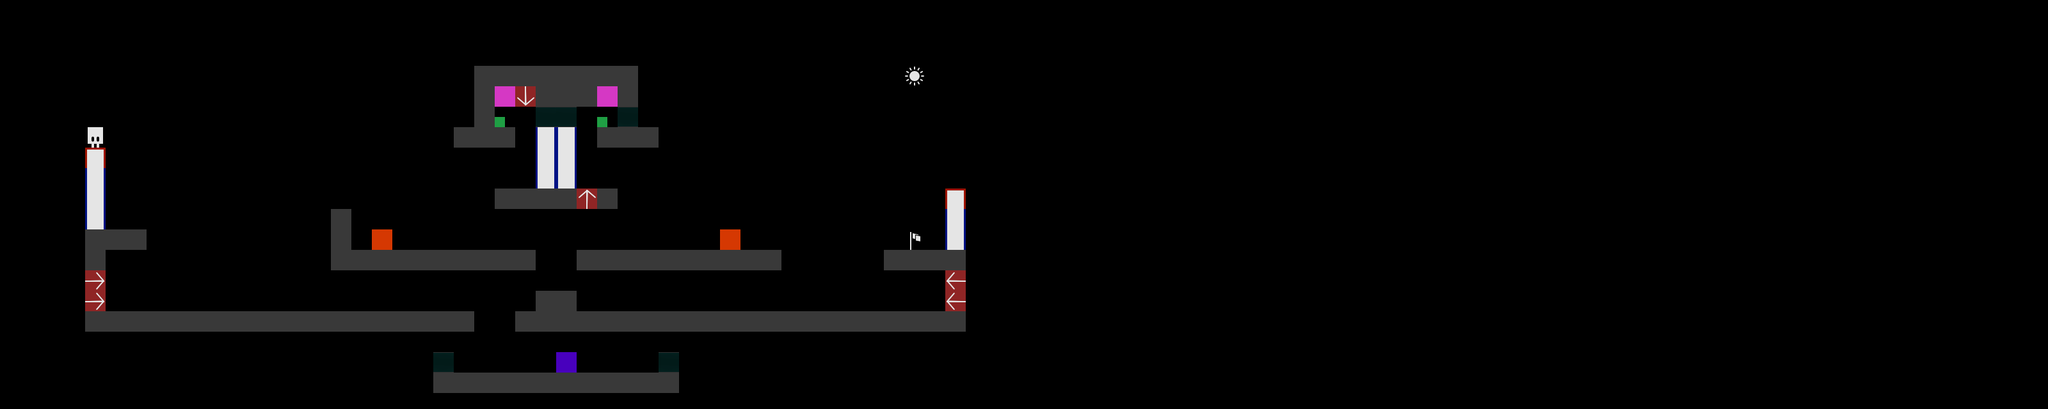

A level layout from a 2D game, rendered from its tile map. Below: a short description, then the map file with its tile-grid data intact:
An orthogonal 100x20 tile map with 32x32 px tiles, 1 tile layer (Reverse Trapping).

<map version="1.2" tiledversion="2019.03.13" orientation="orthogonal" renderorder="right-down" width="100" height="20" tilewidth="32" tileheight="32" infinite="0" nextlayerid="2" nextobjectid="1">
 <tileset firstgid="1" source="tiles2.tsx" />
 <layer id="1" name="Reverse Trapping" width="100" height="20" opacity="0.9" offsetx="133.333" offsety="103.03">
  <properties>
   <property name="title" value="Remove the nuisances" />
  </properties>
  <data encoding="csv">
0,0,0,0,0,0,0,0,0,0,0,0,0,0,0,0,0,0,0,1,1,1,1,1,1,1,1,0,0,0,0,0,0,0,0,0,0,0,0,0,10,0,0,0,0,0,0,0,0,0,0,0,0,0,0,0,0,0,0,0,0,0,0,0,0,0,0,0,0,0,0,0,0,0,0,0,0,0,0,0,0,0,0,0,0,0,0,0,0,0,0,0,0,0,0,0,0,0,0,0,
0,0,0,0,0,0,0,0,0,0,0,0,0,0,0,0,0,0,0,1,7,13,1,1,1,7,1,0,0,0,0,0,0,0,0,0,0,0,0,0,0,0,0,0,0,0,0,0,0,0,0,0,0,0,0,0,0,0,0,0,0,0,0,0,0,0,0,0,0,0,0,0,0,0,0,0,0,0,0,0,0,0,0,0,0,0,0,0,0,0,0,0,0,0,0,0,0,0,0,0,
0,0,0,0,0,0,0,0,0,0,0,0,0,0,0,0,0,0,0,1,11,0,16,16,0,11,16,0,0,0,0,0,0,0,0,0,0,0,0,0,0,0,0,0,0,0,0,0,0,0,0,0,0,0,0,0,0,0,0,0,0,0,0,0,0,0,0,0,0,0,0,0,0,0,0,0,0,0,0,0,0,0,0,0,0,0,0,0,0,0,0,0,0,0,0,0,0,0,0,0,
5,0,0,0,0,0,0,0,0,0,0,0,0,0,0,0,0,0,1,1,1,0,2,2,0,1,1,1,0,0,0,0,0,0,0,0,0,0,0,0,0,0,0,0,0,0,0,0,0,0,0,0,0,0,0,0,0,0,0,0,0,0,0,0,0,0,0,0,0,0,0,0,0,0,0,0,0,0,0,0,0,0,0,0,0,0,0,0,0,0,0,0,0,0,0,0,0,0,0,0,
3,0,0,0,0,0,0,0,0,0,0,0,0,0,0,0,0,0,0,0,0,0,2,2,0,0,0,0,0,0,0,0,0,0,0,0,0,0,0,0,0,0,0,0,0,0,0,0,0,0,0,0,0,0,0,0,0,0,0,0,0,0,0,0,0,0,0,0,0,0,0,0,0,0,0,0,0,0,0,0,0,0,0,0,0,0,0,0,0,0,0,0,0,0,0,0,0,0,0,0,
2,0,0,0,0,0,0,0,0,0,0,0,0,0,0,0,0,0,0,0,0,0,2,2,0,0,0,0,0,0,0,0,0,0,0,0,0,0,0,0,0,0,0,0,0,0,0,0,0,0,0,0,0,0,0,0,0,0,0,0,0,0,0,0,0,0,0,0,0,0,0,0,0,0,0,0,0,0,0,0,0,0,0,0,0,0,0,0,0,0,0,0,0,0,0,0,0,0,0,0,
2,0,0,0,0,0,0,0,0,0,0,0,0,0,0,0,0,0,0,0,1,1,1,1,12,1,0,0,0,0,0,0,0,0,0,0,0,0,0,0,0,0,3,0,0,0,0,0,0,0,0,0,0,0,0,0,0,0,0,0,0,0,0,0,0,0,0,0,0,0,0,0,0,0,0,0,0,0,0,0,0,0,0,0,0,0,0,0,0,0,0,0,0,0,0,0,0,0,0,0,
2,0,0,0,0,0,0,0,0,0,0,0,1,0,0,0,0,0,0,0,0,0,0,0,0,0,0,0,0,0,0,0,0,0,0,0,0,0,0,0,0,0,2,0,0,0,0,0,0,0,0,0,0,0,0,0,0,0,0,0,0,0,0,0,0,0,0,0,0,0,0,0,0,0,0,0,0,0,0,0,0,0,0,0,0,0,0,0,0,0,0,0,0,0,0,0,0,0,0,0,
1,1,1,0,0,0,0,0,0,0,0,0,1,0,6,0,0,0,0,0,0,0,0,0,0,0,0,0,0,0,0,6,0,0,0,0,0,0,0,0,8,0,2,0,0,0,0,0,0,0,0,0,0,0,0,0,0,0,0,0,0,0,0,0,0,0,0,0,0,0,0,0,0,0,0,0,0,0,0,0,0,0,0,0,0,0,0,0,0,0,0,0,0,0,0,0,0,0,0,0,
1,0,0,0,0,0,0,0,0,0,0,0,1,1,1,1,1,1,1,1,1,1,0,0,1,1,1,1,1,1,1,1,1,1,0,0,0,0,0,1,1,1,1,0,0,0,0,0,0,0,0,0,0,0,0,0,0,0,0,0,0,0,0,0,0,0,0,0,0,0,0,0,0,0,0,0,0,0,0,0,0,0,0,0,0,0,0,0,0,0,0,0,0,0,0,0,0,0,0,0,
15,0,0,0,0,0,0,0,0,0,0,0,0,0,0,0,0,0,0,0,0,0,0,0,0,0,0,0,0,0,0,0,0,0,0,0,0,0,0,0,0,0,14,0,0,0,0,0,0,0,0,0,0,0,0,0,0,0,0,0,0,0,0,0,0,0,0,0,0,0,0,0,0,0,0,0,0,0,0,0,0,0,0,0,0,0,0,0,0,0,0,0,0,0,0,0,0,0,0,0,
15,0,0,0,0,0,0,0,0,0,0,0,0,0,0,0,0,0,0,0,0,0,1,1,0,0,0,0,0,0,0,0,0,0,0,0,0,0,0,0,0,0,14,0,0,0,0,0,0,0,0,0,0,0,0,0,0,0,0,0,0,0,0,0,0,0,0,0,0,0,0,0,0,0,0,0,0,0,0,0,0,0,0,0,0,0,0,0,0,0,0,0,0,0,0,0,0,0,0,0,
1,1,1,1,1,1,1,1,1,1,1,1,1,1,1,1,1,1,1,0,0,1,1,1,1,1,1,1,1,1,1,1,1,1,1,1,1,1,1,1,1,1,1,0,0,0,0,0,0,0,0,0,0,0,0,0,0,0,0,0,0,0,0,0,0,0,0,0,0,0,0,0,0,0,0,0,0,0,0,0,0,0,0,0,0,0,0,0,0,0,0,0,0,0,0,0,0,0,0,0,
0,0,0,0,0,0,0,0,0,0,0,0,0,0,0,0,0,0,0,0,0,0,0,0,0,0,0,0,0,0,0,0,0,0,0,0,0,0,0,0,0,0,0,0,0,0,0,0,0,0,0,0,0,0,0,0,0,0,0,0,0,0,0,0,0,0,0,0,0,0,0,0,0,0,0,0,0,0,0,0,0,0,0,0,0,0,0,0,0,0,0,0,0,0,0,0,0,0,0,0,
0,0,0,0,0,0,0,0,0,0,0,0,0,0,0,0,0,16,0,0,0,0,0,17,0,0,0,0,16,0,0,0,0,0,0,0,0,0,0,0,0,0,0,0,0,0,0,0,0,0,0,0,0,0,0,0,0,0,0,0,0,0,0,0,0,0,0,0,0,0,0,0,0,0,0,0,0,0,0,0,0,0,0,0,0,0,0,0,0,0,0,0,0,0,0,0,0,0,0,0,
0,0,0,0,0,0,0,0,0,0,0,0,0,0,0,0,0,1,1,1,1,1,1,1,1,1,1,1,1,0,0,0,0,0,0,0,0,0,0,0,0,0,0,0,0,0,0,0,0,0,0,0,0,0,0,0,0,0,0,0,0,0,0,0,0,0,0,0,0,0,0,0,0,0,0,0,0,0,0,0,0,0,0,0,0,0,0,0,0,0,0,0,0,0,0,0,0,0,0,0,
0,0,0,0,0,0,0,0,0,0,0,0,0,0,0,0,0,0,0,0,0,0,0,0,0,0,0,0,0,0,0,0,0,0,0,0,0,0,0,0,0,0,0,0,0,0,0,0,0,0,0,0,0,0,0,0,0,0,0,0,0,0,0,0,0,0,0,0,0,0,0,0,0,0,0,0,0,0,0,0,0,0,0,0,0,0,0,0,0,0,0,0,0,0,0,0,0,0,0,0,
0,0,0,0,0,0,0,0,0,0,0,0,0,0,0,0,0,0,0,0,0,0,0,0,0,0,0,0,0,0,0,0,0,0,0,0,0,0,0,0,0,0,0,0,0,0,0,0,0,0,0,0,0,0,0,0,0,0,0,0,0,0,0,0,0,0,0,0,0,0,0,0,0,0,0,0,0,0,0,0,0,0,0,0,0,0,0,0,0,0,0,0,0,0,0,0,0,0,0,0,
0,0,0,0,0,0,0,0,0,0,0,0,0,0,0,0,0,0,0,0,0,0,0,0,0,0,0,0,0,0,0,0,0,0,0,0,0,0,0,0,0,0,0,0,0,0,0,0,0,0,0,0,0,0,0,0,0,0,0,0,0,0,0,0,0,0,0,0,0,0,0,0,0,0,0,0,0,0,0,0,0,0,0,0,0,0,0,0,0,0,0,0,0,0,0,0,0,0,0,0,
0,0,0,0,0,0,0,0,0,0,0,0,0,0,0,0,0,0,0,0,0,0,0,0,0,0,0,0,0,0,0,0,0,0,0,0,0,0,0,0,0,0,0,0,0,0,0,0,0,0,0,0,0,0,0,0,0,0,0,0,0,0,0,0,0,0,0,0,0,0,0,0,0,0,0,0,0,0,0,0,0,0,0,0,0,0,0,0,0,0,0,0,0,0,0,0,0,0,0,0
</data>
 </layer>
</map>
